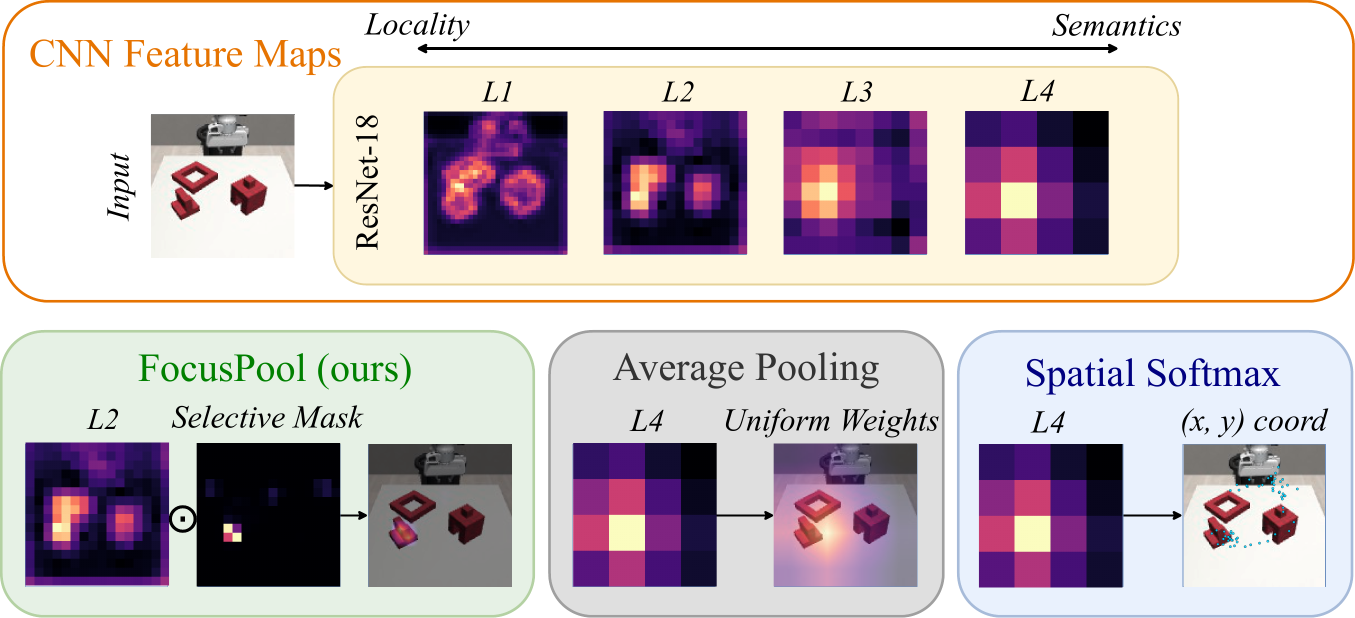
#> input picture images/transparent/focuspool-teaser.png, 2710 x 1236 px, found by its file name (shown at 1/2 size)
$ python prepare-transparent-assets.py ../images/transparent/focuspool-teaser.png
#> lines starting #> are read from the running program, lines starting #| are printed output that depends on the picture; after the words box and inside, x2 and y2 are one past the last pixel; in counts of white or black regions, pixels touching at a corner belong together
"""Remove figure mattes without regenerating scientific content.

Originals stay in images/. Protected rectangles are in original pixel coordinates,
right/bottom exclusive. Lossless WebP keeps animation timing and loop settings.
"""
from pathlib import Path
import gc
import json
import sys
import numpy as np
from PIL import Image, ImageFilter

ROOT = Path(__file__).resolve().parents[1]
OUT = ROOT / 'images/transparent'
SPECS = {
    'focuspool-teaser.png': {
        'photos': [(302,228,589,517), (847,222,1135,510), (1207,222,1495,510), (1567,222,1855,510), (1930,222,2218,510), (50,885,338,1175), (393,885,681,1175), (736,888,1024,1175), (1145,886,1434,1175), (1547,887,1835,1175), (1958,888,2247,1175), (2365,888,2653,1175)],
        'label_exclusions': [(665,132,2359,572), (0,660,2710,1236)],
    },
    'palm_teaser.png': {
        'photos': [(117,228,1201,1307), (1240,226,2324,1305), (2361,223,3444,1303), (119,1671,1558,3137), (2014,1668,3474,3143)],
        'gray_matte': True,
    },
    'task_aware_2.png': {
        'photos': [(190,103,1693,605), (190,610,1693,1113)],
        'label_exclusions': [(688,0,1775,1184)],
    },
    'robot-centric-pooling.png': {
        'photos': [(37,26,476,466), (543,41,968,466), (1035,41,1460,466), (37,603,462,1028), (536,603,961,1028), (1035,603,1460,1028)],
    },
    'seeker.gif': {'photos': [(218,168,515,463), (565,168,862,463)]},
    'robosaga.gif': {'photos': [(230,123,415,452), (447,123,633,452), (665,123,850,452)]},
    'mirrorduo.gif': {'photos': [(134,235,508,445), (581,235,955,445)]},
}


def mask_boxes(shape, boxes):
    mask = np.zeros(shape, dtype=bool)
    for x0, y0, x1, y1 in boxes:
        mask[y0:y1, x0:x1] = True
    return mask


def process(frame, spec, dark=False):
    original = np.array(frame.convert('RGBA'))
    a = original.copy()
    protected = mask_boxes(a.shape[:2], spec['photos'])
    rgb = a[:, :, :3].astype(np.int16)
    low, high = rgb.min(axis=2), rgb.max(axis=2)
    neutral = (high - low) <= 3
    white = neutral & (low >= 250) & ~protected
    a[white, 3] = 0
    # Unmatte antialiased edges near white; do not touch photo/heatmap pixels.
    near = np.array(Image.fromarray(white.astype('uint8') * 255).filter(ImageFilter.MaxFilter(5))) > 0
    edge = near & neutral & ~protected & ~white
    a[edge, 3] = np.minimum(a[edge, 3], 255 - low[edge]).astype('uint8')
    a[edge, :3] = 0
    if spec.get('gray_matte'):
        # PALM's outer and panel mattes have different pre-existing alpha values.
        gray = neutral & ~protected
        base = np.where(original[:, :, 3] < 180, 228, 208)
        coverage = np.clip(1 - low / base, 0, 1)
        a[gray, 3] = np.rint(255 * coverage[gray]).astype('uint8')
        a[gray, :3] = 0
    if dark:
        excluded = protected | mask_boxes(a.shape[:2], spec.get('label_exclusions', []))
        labels = ((high - low) <= 16) & ~excluded & (a[:, :, 3] > 0) & (a[:, :, :3].max(axis=2) < 180)
        a[labels, :3] = (246, 242, 229)
    assert np.array_equal(a[protected], original[protected]), 'Scientific pixels changed'
    return Image.fromarray(a)


def main():
    OUT.mkdir(exist_ok=True)
    report = []
    for name, spec in SPECS.items():
        source = ROOT / 'images' / name
        for dark in (False, True):
            src = Image.open(source)
#> src is the input picture: PIL image 2710x1236 RGBA; mean R, G, B, A 197.2, 186.8, 193, 182.9
            animated = getattr(src, 'n_frames', 1) > 1
#> animated = False
            target = OUT / (source.stem + ('-dark' if dark else '') + ('.webp' if animated else '.png'))
            frames, durations = [], []
            reuse = '--resume' in sys.argv and target.exists()
#> reuse = False
            first_original = None
            protected = mask_boxes((src.height, src.width), spec['photos'])
#> after the loop in mask_boxes, `for x0, y0, x1, y1 in boxes:`:
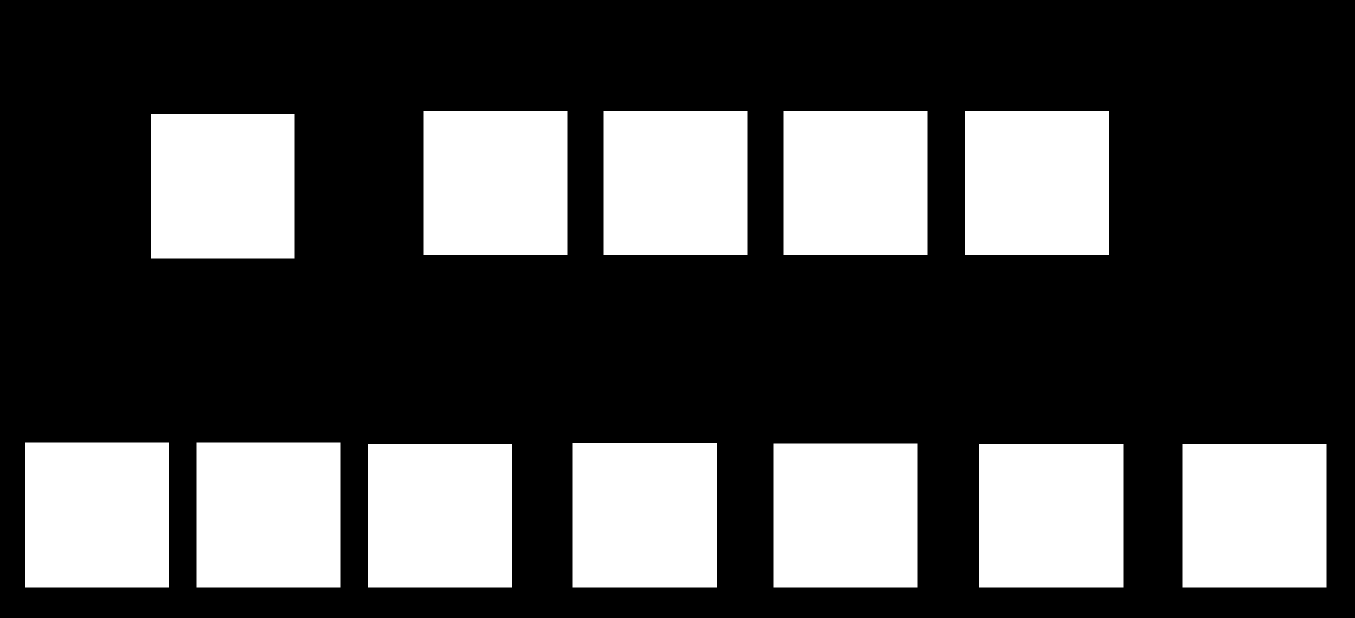
#> mask: shape (1236, 2710) bool (shown at 1/2 size); 29.7% white; 12 white regions, largest, box (x1, y1, x2, y2) and area: (1145, 886, 1434, 1175) 83521, (50, 885, 338, 1175) 83520, (393, 885, 681, 1175) 83520
            for i in range(getattr(src, 'n_frames', 1)):
                src.seek(i)
                durations.append(src.info.get('duration', 0))
                if reuse:
                    continue
                original = np.array(src.convert('RGBA'))
                if first_original is not None and np.array_equal(original[~protected], first_original[~protected]):
                    result = first_processed.copy()
                    result[protected] = original[protected]
                    frames.append(Image.fromarray(result))
                else:
                    frames.append(process(src, spec, dark))
                if first_original is None:
                    first_original = original
                    first_processed = np.array(frames[0])
#> this loop made 1 pass
#> pass 1, in process, `low, high = rgb.min(axis=2), rgb.max(axis=2)`:
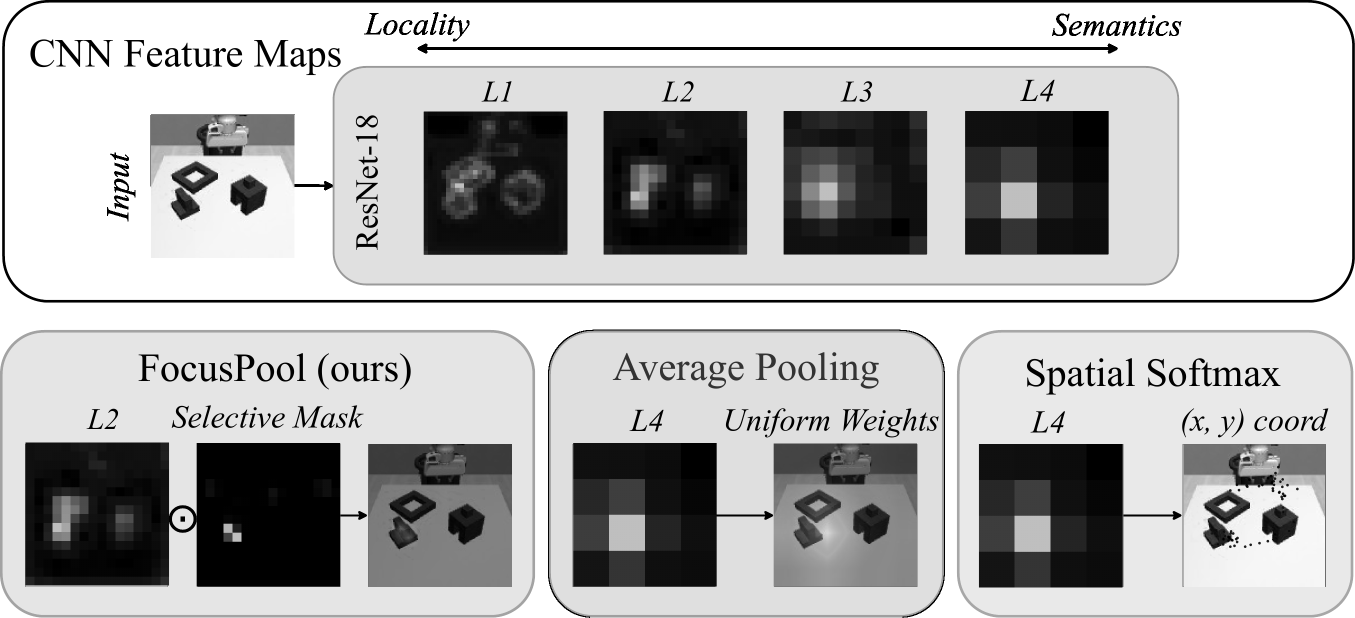
#> low: shape (1236, 2710) int16 (shown at 1/2 size); min 0, max 255, mean 179.2
#> pass 1, in process, `low, high = rgb.min(axis=2), rgb.max(axis=2)`:
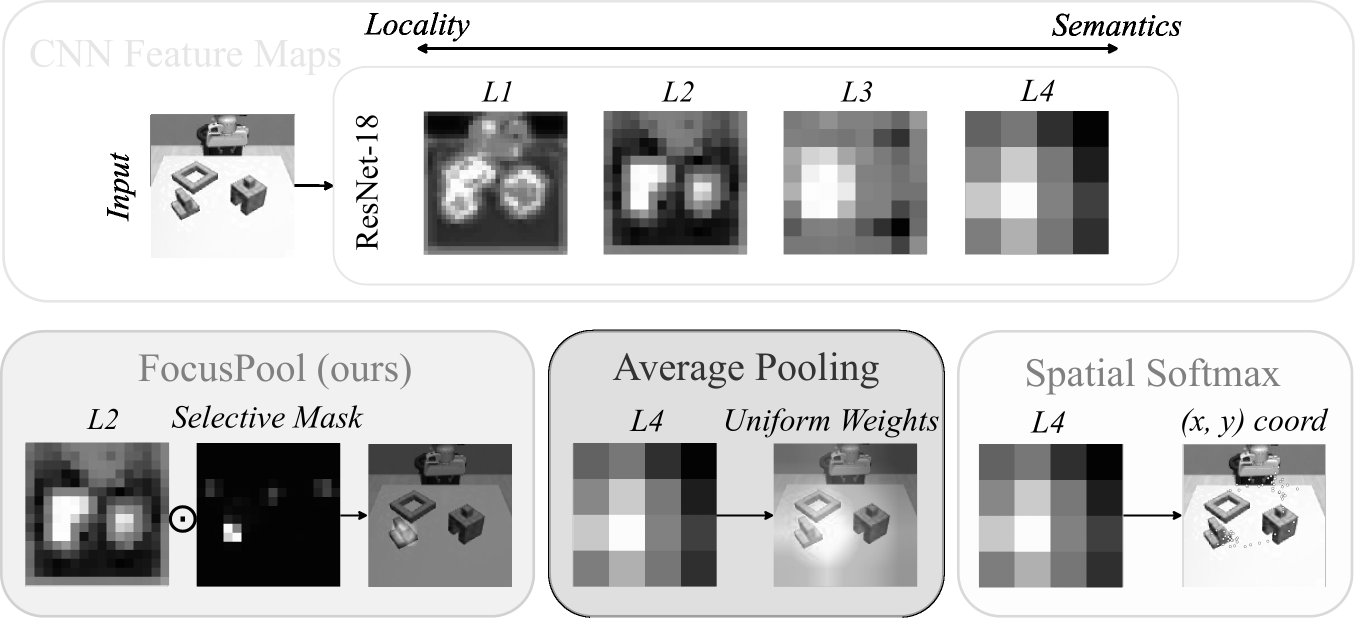
#> high: shape (1236, 2710) int16 (shown at 1/2 size); min 0, max 255, mean 205.6
#> pass 1, in process, `neutral = (high - low) <= 3`:
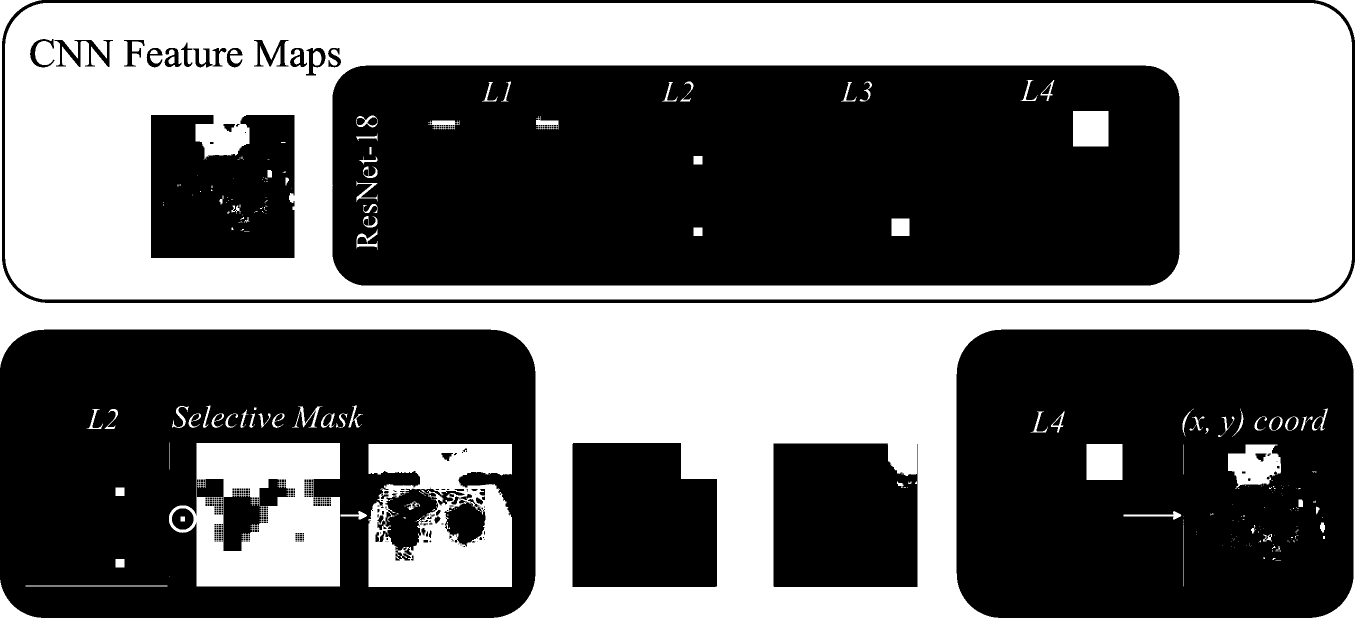
#> neutral: shape (1236, 2710) bool (shown at 1/2 size); 42.5% white; 258 white regions (169 under 20 px), largest, box (x1, y1, x2, y2) and area: (10, 6, 2704, 599) 763169, (0, 0, 2710, 1236) 493760, (338, 886, 680, 1173) 68231
#> after the loop, durations = [0]; frames = 1 item
            if animated and not reuse:
                frames[0].save(target, save_all=True, append_images=frames[1:], duration=durations,
                               loop=src.info.get('loop', 0), lossless=True, quality=100, method=0, minimize_size=False)
            elif not reuse:
                frames[0].save(target, optimize=True)
            check = Image.open(target)
            assert check.size == src.size
            # WebP coalesces identical adjacent frames; the playback timeline must match.
            if animated:
                output_duration = 0
                for i in range(check.n_frames):
                    check.seek(i)
                    check.load()
                    output_duration += check.info['duration']
                assert output_duration == sum(durations)
                assert check.info['loop'] == src.info.get('loop', 0)
            report.append({'source': name, 'output': target.name, 'source_frames': len(durations),
                           'output_frames': getattr(check, 'n_frames', 1),
                           'duration_ms': sum(durations), 'bytes': target.stat().st_size,
                           'protected_pixels_verified': True})
            print(json.dumps(report[-1]), flush=True)
#| {"source": "focuspool-teaser.png", "output": "focuspool-teaser.png", "source_frames": 1, "output_frames": 1, "duration_ms": 0, "bytes": 415177, "protected_pixels_verified": true}
            del frames
            src.close()
            check.close()
            gc.collect()
    (OUT / 'manifest.json').write_text(json.dumps(report, indent=2) + '\n')


if __name__ == '__main__':
#> (the run stopped early here; a loop or call above may not have finished)
